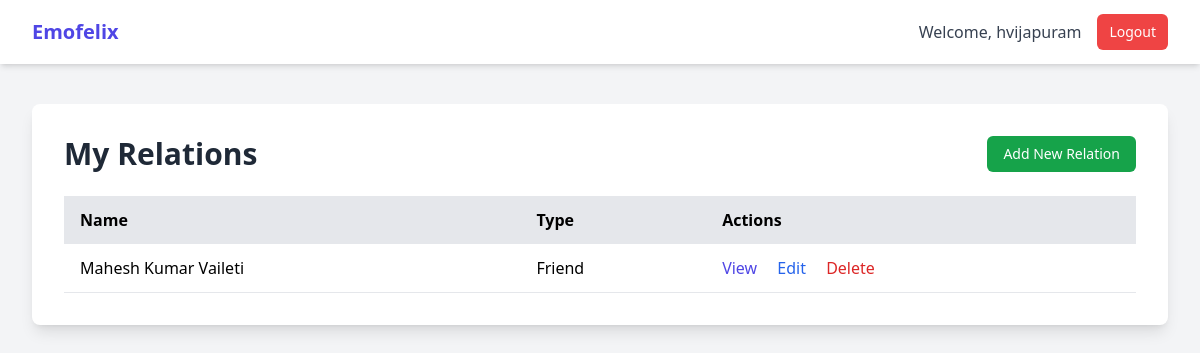
The app's page /relations/ (signed in), older data.
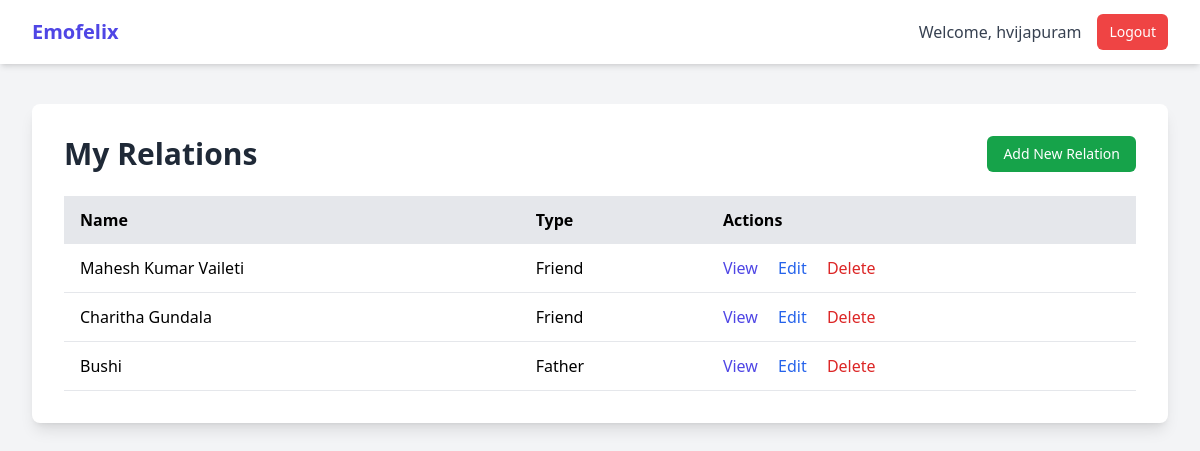
The same page, newer data.
### mainapp/models.py (models this page shows, shortened)
class Relation(models.Model):
    user = models.ForeignKey(CustomUser, on_delete=models.CASCADE, related_name="relations")
    name = models.CharField(max_length=100)
    relation_type = models.CharField(max_length=50)  # e.g. "Mother", "Friend"
    emotion_model = models.CharField(max_length=100)
    voice_model = models.CharField(max_length=100)

### mainapp/views.py (the view)
# urls.py: path('relations/', views.RelationListView.as_view(), name='relation-list'),
class RelationListView(LoginRequiredMixin, ListView):
    model = Relation
    template_name = 'mainapp/relation_list.html'
    context_object_name = 'relations'
    def get_queryset(self):
        return Relation.objects.filter(user=self.request.user)

### mainapp/templates/mainapp/relation_list.html (shortened to what this page needs)
{% extends 'base.html' %}
{% block content %}
<div class="bg-white p-8 rounded-lg shadow-lg">
    <div class="flex justify-between items-center mb-6">
        <h1 class="text-3xl font-bold text-gray-800">My Relations</h1>
        <a href="{% url 'relation-create' %}" class="px-4 py-2 text-sm font-medium text-white bg-green-600 rounded-md hover:bg-green-700">Add New Relation</a>
    </div>
    <div class="overflow-x-auto">
        <table class="min-w-full bg-white">
            <thead class="bg-gray-200">
                <tr>
                    <th class="py-3 px-4 text-left">Name</th>
                    <th class="py-3 px-4 text-left">Type</th>
                    <th class="py-3 px-4 text-left">Actions</th>
                </tr>
            </thead>
            <tbody>
                {% for relation in relations %}
                <tr class="border-b">
                    <td class="py-3 px-4">{{ relation.name }}</td>
                    <td class="py-3 px-4">{{ relation.relation_type }}</td>
                    <td class="py-3 px-4">
                        <a href="{% url 'relation-detail' relation.pk %}" class="text-indigo-600 hover:underline mr-4">View</a>
                        <a href="{% url 'relation-update' relation.pk %}" class="text-blue-600 hover:underline mr-4">Edit</a>
                        <a href="{% url 'relation-delete' relation.pk %}" class="text-red-600 hover:underline">Delete</a>
                    </td>
                </tr>
                {% empty %}
                <tr>
                    <td colspan="3" class="py-3 px-4 text-center text-gray-500">No relations found.</td>
                </tr>
                {% endfor %}
            </tbody>
        </table>
    </div>
</div>
{% endblock %}

Row changes from the older to the newer data that the page shows:
added Relation: name "Charitha Gundala", relation_type "Friend"
added Relation: name "Bushi", relation_type "Father"
